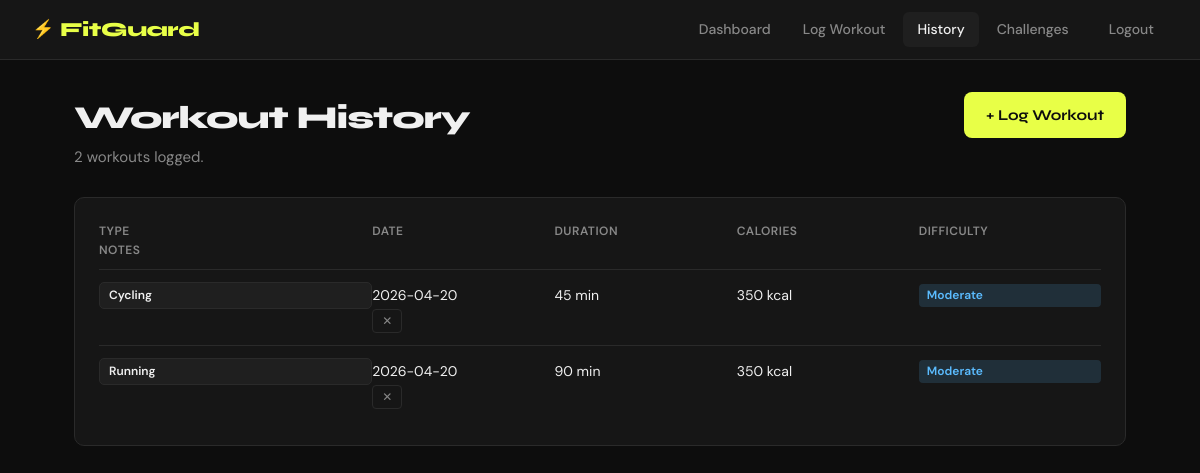
The app's page /workouts (signed in) with its own data.
### tables this page shows
CREATE TABLE workouts (
                id           INTEGER PRIMARY KEY AUTOINCREMENT,
                user_id      INTEGER NOT NULL,
                workout_type TEXT    NOT NULL,
                duration     INTEGER NOT NULL,
                calories     INTEGER,
                difficulty   TEXT,
                notes        TEXT,
                workout_date TEXT    NOT NULL,
                created_at   TEXT    DEFAULT CURRENT_TIMESTAMP, anomaly_status TEXT DEFAULT 'normal', anomaly_reason TEXT,
                FOREIGN KEY (user_id) REFERENCES users(id)
            );

### app.py (the view)
@app.route("/workouts")
@login_required
def workouts():
    user_id = session["user_id"]
    with get_db() as conn:
        all_workouts = conn.execute("""
            SELECT * FROM workouts WHERE user_id = ?
            ORDER BY workout_date DESC, created_at DESC
        """, (user_id,)).fetchall()
    return render_template("workouts.html", workouts=all_workouts)

### app.py (called while the page is built)
def get_db():
    conn = sqlite3.connect(DB_PATH)
    conn.row_factory = sqlite3.Row
    return conn

def login_required(f):
    @wraps(f)
    def decorated(*args, **kwargs):
        if "user_id" not in session:
            flash("Please log in to continue.", "warning")
            return redirect(url_for("login"))
        return f(*args, **kwargs)
    return decorated

### templates/workouts.html (shortened to what this page needs)
{% extends "base.html" %}
{% block content %}
<div class="page-header">
  <div>
    <h1 class="page-title">Workout History</h1>
    <p class="page-sub">{{ workouts|length }} workout{{ 's' if workouts|length != 1 }} logged.</p>
  </div>
  <a href="{{ url_for('log_workout') }}" class="btn-primary">+ Log Workout</a>
</div>
{% if workouts %}
  <div class="card">
    <div class="workout-table">
      <div class="table-head">
        <span>Type</span><span>Date</span><span>Duration</span><span>Calories</span><span>Difficulty</span><span>Notes</span><span></span>
      </div>
      {% for w in workouts %}
        <div class="table-row">
          <span class="workout-type-badge">{{ w.workout_type }}</span>
          <span>{{ w.workout_date }}</span>
          <span>{{ w.duration }} min</span>
          <span>{{ w.calories or '—' }}{% if w.calories %} kcal{% endif %}</span>
          <span class="diff-badge diff-{{ w.difficulty|lower if w.difficulty else 'none' }}">{{ w.difficulty or '—' }}</span>
          <span>
            <form method="POST" action="{{ url_for('delete_workout', workout_id=w.id) }}"
                  onsubmit="return confirm('Delete this workout?')">
              <button type="submit" class="btn-delete">✕</button>
            </form>
          </span>
        </div>
      {% endfor %}
    </div>
  </div>
{% endif %}
{% endblock %}

### static/css/style.css (style rules this page uses)
:root { --bg: #0d0d0d; --surface: #161616; --surface2: #1f1f1f; --border: #2a2a2a; --text: #f0f0f0; --muted: #888; --accent: #e8ff47; --orange: #ff6b35; --green: #3ddc84; --blue: #5bbcff; --purple: #b57bff; --radius: 10px; --font-head: 'Syne', sans-serif; --font-body: 'DM Sans', sans-serif; }
*, *::before, *::after { box-sizing: border-box; margin: 0; padding: 0; }
html { scroll-behavior: smooth; }
body { background: var(--bg); color: var(--text); font-family: var(--font-body); font-size: 15px; line-height: 1.6; min-height: 100vh; }
a { color: var(--accent); text-decoration: none; }
.btn-primary { background: var(--accent); color: #0d0d0d; font-family: var(--font-head); font-weight: 700; font-size: 15px; padding: 11px 22px; border-radius: 8px; border: none; cursor: pointer; transition: opacity 0.2s, transform 0.1s; display: inline-flex; align-items: center; gap: 6px; text-decoration: none; }
.btn-delete { background: transparent; color: var(--muted); border: 1px solid var(--border); border-radius: 4px; padding: 4px 9px; font-size: 12px; cursor: pointer; transition: color 0.2s, border-color 0.2s; }
.page-header { display: flex; align-items: flex-start; justify-content: space-between; margin-bottom: 28px; gap: 16px; }
.page-title { font-family: var(--font-head); font-weight: 800; font-size: 32px; color: var(--text); letter-spacing: -1px; }
.page-sub { color: var(--muted); font-size: 15px; margin-top: 2px; }
.card { background: var(--surface); border: 1px solid var(--border); border-radius: var(--radius); padding: 24px; margin-bottom: 20px; }
.workout-table { width: 100%; }
.table-head { display: grid; grid-template-columns: 1.5fr 1fr 0.8fr 1fr 1fr 1fr 40px; padding: 0 0 8px; border-bottom: 1px solid var(--border); font-size: 12px; color: var(--muted); font-weight: 600; letter-spacing: 0.5px; text-transform: uppercase; }
.table-row { display: grid; grid-template-columns: 1.5fr 1fr 0.8fr 1fr 1fr 1fr 40px; padding: 12px 0; border-bottom: 1px solid var(--border); font-size: 14px; align-items: center; }
.table-row:last-child { border-bottom: none; }
.workout-table:not(.has-notes) .table-head, .workout-table:not(.has-notes) .table-row { grid-template-columns: 1.5fr 1fr 1fr 1fr 1fr; }
.workout-type-badge { background: var(--surface2); border: 1px solid var(--border); border-radius: 5px; padding: 3px 9px; font-size: 12px; font-weight: 600; color: var(--text); display: inline-block; }
.diff-badge { font-size: 12px; font-weight: 600; padding: 2px 8px; border-radius: 4px; display: inline-block; }
.diff-moderate { background: rgba(91,188,255,0.15); color: var(--blue); }
.stat-card, .card, .challenge-card { animation: fadeUp 0.35s ease both; }

### records on screen
workouts: workout_type "Cycling", workout_date "2026-04-20", duration "45", calories "350", shows "kcal", difficulty "Moderate"
workouts: workout_type "Running", workout_date "2026-04-20", duration "90", calories "350", shows "kcal", difficulty "Moderate"

### other values on screen
{{ workouts|length }} "2"
{{ 's' if workouts|length != 1 }} "s"
